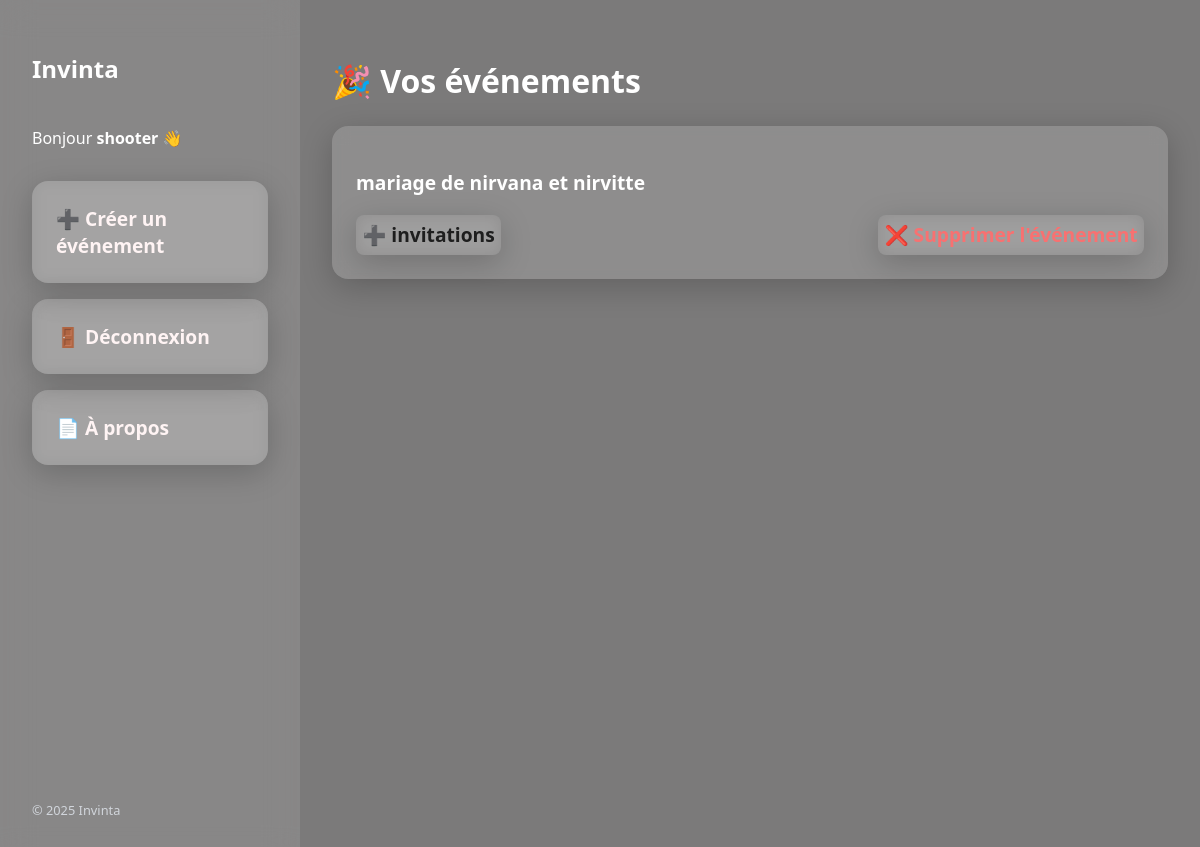
/accueil/ (signed in), run on an earlier commit of the app's database.
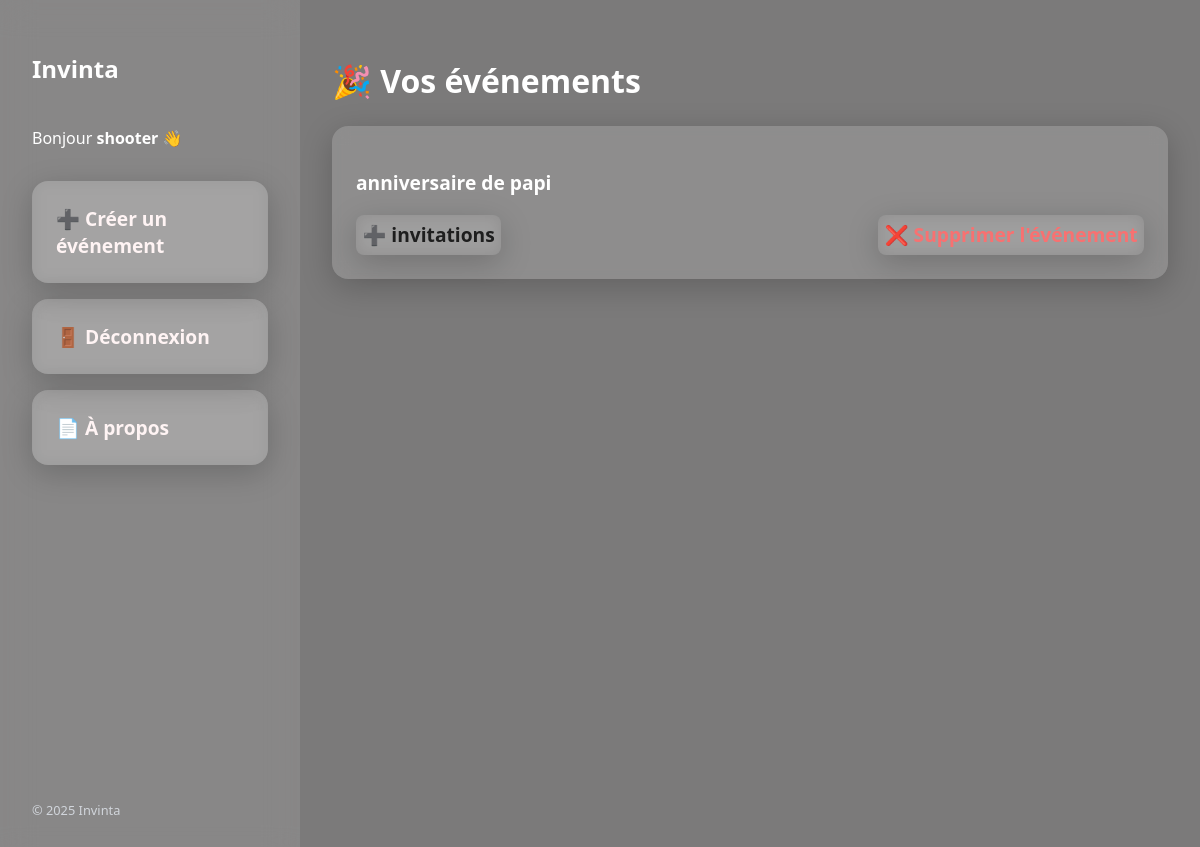
And on a later commit of the database.
### core/models.py (models this page shows, shortened)
class Evenement(models.Model):
    organisateur = models.ForeignKey(User, on_delete=models.CASCADE)
    titre = models.CharField(max_length=100)
    date = models.DateTimeField()
    lieu = models.CharField(max_length=200)
    description = models.TextField(blank=True)
    style_invitation = models.CharField(
        max_length=20,
        choices=STYLE_CHOICES,
        default='classique',
        help_text="Style visuel prédéfini pour l'invitation."
    )
    image_evenement = models.ImageField(
        upload_to='evenements/',
        null=True,
        blank=True,
        help_text="Image d'illustration de l’événement."
    )

### core/views.py (the view)
# urls.py: path('accueil/', views.accueil_vue, name='accueil_vue'),
@login_required(login_url='login_vue')
def accueil_vue(request):
    if request.user.is_authenticated:
        evenements = Evenement.objects.filter(organisateur=request.user)
    else:
        evenements = []
    return render(request, 'core/accueil.html', {'evenements': evenements})

### core/templates/core/accueil.html (shortened to what this page needs)
{% load static %}
<!DOCTYPE html>
<html lang="fr">
  <head>
    <link rel="stylesheet" href="{% static 'css/accueil.css' %}">
    <link rel="stylesheet" href="https://unpkg.com/@fortawesome/fontawesome-free/css/all.min.css" />
  </head>
  <body>
    <div class="main-grid">
      <aside class="sidebar">
        <div>
          <h1 class="logo">Invinta</h1>
          <p class="welcome">
            Bonjour <strong>{{ request.user.username }}</strong> 👋
          </p>
          <nav class="nav-links">
            <a href="{% url 'cree_evenement' %}">➕ Créer un événement</a>
            <a href="{% url 'deconnexion_vue' %}">🚪 Déconnexion</a>
            <a href="accueil.html">📄 À propos</a>
          </nav>
        </div>
        <p class="copyright">© 2025 Invinta</p>
      </aside>
      <main class="content">
        <h2 class="title">🎉 Vos événements</h2>
        {% if evenements %}
        <div class="events-grid">
          {% for evenement in evenements %}
          <div class="event-card">
            <h3 class="event-title">{{ evenement.titre }}</h3>
            <div class="event-actions">
              <a href="{% url 'gestion_invitations' evenement.id %}" class="link-blue">
                ➕ invitations
              </a>
              <a href="{% url 'supprimer_evenement' evenement.id %}" class="link-red"
                 onclick="return confirm('Supprimer cet événement ?');">
                ❌ Supprimer l'événement
              </a>
            </div>
          </div>
          {% endfor %}
        </div>
        {% else %}
        <p class="no-event">😕 Aucun événement pour le moment. Pour créer des invitations <a href="{% url 'cree_evenement' %}">Créer un événement</a></p>
        {% endif %}
      </main>
    </div>
  </body>
</html>

### core/static/css/accueil.css (style rules this page uses)
:root { --color-primary: #7b7a7a; --color-bg: #fff4f4; --color-dark: #1d1c1c; --color-text: #1e1e1e; --color-accent: #598280; --color-hover: #28504f; }
body { background-color: #7b7a7a; background-size: cover; color: #fff; min-height: 100vh; margin: 0; font-family: "Segoe UI", Arial, sans-serif; }
.main-grid { display: grid; grid-template-columns: 1fr 3fr; min-height: 100vh; }
.sidebar { background: rgba(255, 255, 255, 0.1); backdrop-filter: blur(16px); padding: 2rem; display: flex; flex-direction: column; justify-content: space-between; height: 100vh; position: sticky; top: 0; }
.logo { height: 55px; }
.welcome { margin-bottom: 2rem; }
.nav-links { display: flex; flex-direction: column; gap: 1rem; }
.nav-links a { color: var(--color-bg); text-decoration: none; background: rgba(255, 255, 255, 0.15); backdrop-filter: blur(8px); border-radius: 1rem; padding: 1.5rem; box-shadow: 0 8px 32px rgba(0, 0, 0, 0.2); transition: transform 0.2s, background 0.2s; font-size: 1.2rem; font-weight: bold; }
.copyright { font-size: 0.8rem; color: #d1d5db; margin-top: 2rem; }
.content { padding: 2rem; }
.title { font-size: 2rem; font-weight: 600; margin-bottom: 1.5rem; }
.events-grid { display: grid; grid-template-columns: repeat(auto-fit, minmax(260px, 1fr)); gap: 1.5rem; }
.event-card { background: rgba(255, 255, 255, 0.15); backdrop-filter: blur(8px); border-radius: 1rem; padding: 1.5rem; box-shadow: 0 8px 32px rgba(0, 0, 0, 0.2); transition: transform 0.2s, background 0.2s; }
.event-title { font-size: 1.2rem; font-weight: bold; }
.event-actions { justify-content: space-between; margin-top: 1rem; display: flex; gap: 1.5rem; }
.link-blue { color: var(--color-text); text-decoration: none; font-size: 1.2rem; font-weight: bold; box-shadow: 0 8px 32px rgba(0, 0, 0, 0.2); padding: 0.4rem; border-radius: 0.5rem; backdrop-filter: blur(8px); }
.link-red { box-shadow: 0 8px 32px rgba(0, 0, 0, 0.2); padding: 0.4rem; border-radius: 0.5rem; backdrop-filter: blur(8px); color: #f87171; text-decoration: none; font-size: 1.2rem; font-weight: bold; }

What changed in the data, as far as the page shows it:
removed Evenement: titre "mariage de nirvana et nirvitte"
added Evenement: titre "anniversaire de papi"
